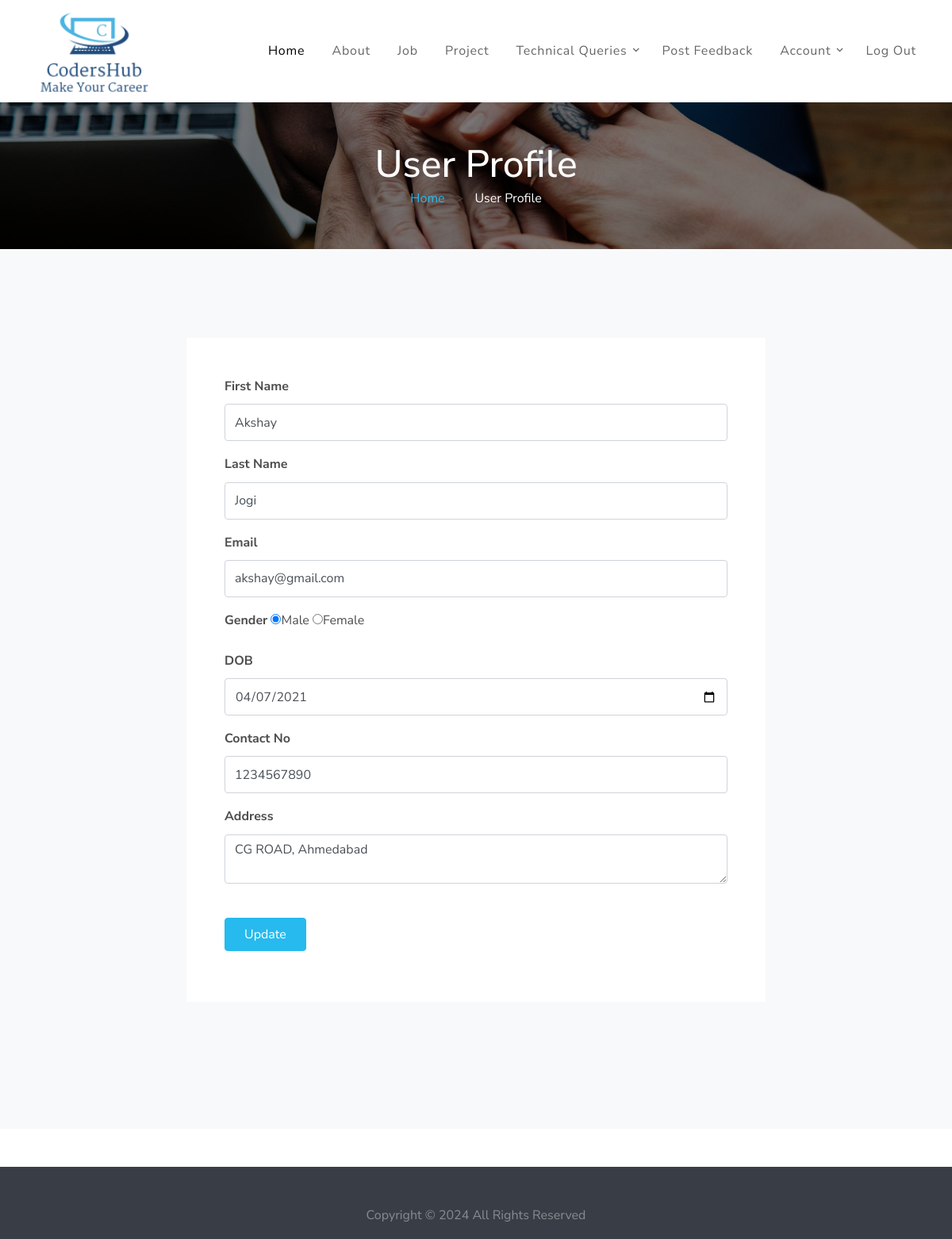
The app's page /user/profile.php (signed in) with its own data.
### tables this page shows
CREATE TABLE `user` (
  `User_id` int(100) NOT NULL,
  `Fname` varchar(100) NOT NULL,
  `Lname` varchar(100) NOT NULL,
  `Email` varchar(100) NOT NULL,
  `Gender` varchar(20) NOT NULL,
  `Dob` date NOT NULL,
  `Contact` bigint(10) NOT NULL,
  `Address` varchar(100) NOT NULL,
  `Password` varchar(50) NOT NULL,
  `Reg_date` date NOT NULL
);

### user/profile.php (the view, shortened to what this page needs)
<?php
$obj = new mysqli("localhost","root","","codershub");
$id = $_SESSION['User_id'];
$user_result = $obj->query("select * from user where User_id='$id'");
$urow = $user_result->fetch_object();
?>
<!DOCTYPE html>
<html lang="en">
<head>
    <link rel="stylesheet" href="fonts/icomoon/style.css">
    <link rel="stylesheet" href="css/bootstrap.min.css">
    <link rel="stylesheet" href="css/magnific-popup.css">
    <link rel="stylesheet" href="css/jquery-ui.css">
    <link rel="stylesheet" href="css/owl.carousel.min.css">
    <link rel="stylesheet" href="css/owl.theme.default.min.css">
    <link rel="stylesheet" href="css/bootstrap-datepicker.css">
    <link rel="stylesheet" href="css/animate.css">
    <link rel="stylesheet" href="fonts/flaticon/font/flaticon.css">
    <link rel="stylesheet" href="css/fl-bigmug-line.css">
    <link rel="stylesheet" href="css/aos.css">
    <link rel="stylesheet" href="css/style.css">
</head>
<body>
    <div class="site-wrap">
        <?php include 'common/header.php'; ?>
        <div class="unit-5 overlay" style="background-image: url('images/hero_bg_2.jpg');">
            <div class="container text-center">
                <h2 class="mb-0">User Profile</h2>
                <p class="mb-0 unit-6"><a href="index.php">Home</a> <span class="sep">></span> <span>User
                        Profile</span></p>
            </div>
        </div>
        <div class="site-section bg-light">
            <div class="container">
                <div class="row">
                    <div class="col-lg-2">
                    </div>
                    <div class="col-md-12 col-lg-8 mb-5">
                        <form method="post" class="p-5 bg-white">
                            <div class="row form-group">
                                <div class="col-md-12 mb-3 mb-md-0">
                                    <label class="font-weight-bold" for="Fname">First Name</label>
                                    <input type="text" id="Fname" name="Fname" class="form-control"
                                        placeholder="First Name" value="<?php echo $urow->Fname; ?>">
                                </div>
                            </div>
                            <div class="row form-group">
                                <div class="col-md-12 mb-3 mb-md-0">
                                    <label class="font-weight-bold" for="Lname">Last Name</label>
                                    <input type="text" id="Lname" name="Lname" class="form-control"
                                        placeholder="Last Name" value="<?php echo $urow->Lname; ?>">
                                </div>
                            </div>
                            <div class="row form-group">
                                <div class="col-md-12">
                                    <label class="font-weight-bold" for="Email">Email</label>
                                    <input type="email" id="Email" name="Email" class="form-control"
                                        value="<?php echo  $urow->Email; ?>">
                                </div>
                            </div>
                            <div class="row form-group">
                                <div class="col-md-12">
                                    <label class="font-weight-bold" for="Gender">Gender</label>
                                    <input type="radio" id="rdo1" value="male" name="Gender" <?php
                                        if($urow->Gender == 'male' or $urow == 'Male'){
                                          echo "checked";
                                        }
                                      ?>>Male
                                    <input type="radio" id="rdo2" value="female" name="Gender" <?php
                                    if($urow->Gender == 'female' or $urow == 'Female'){
                                          echo "checked";
                                        }
                                        ?>>Female
                                </div>
                            </div>
                            <div class="row form-group">
                                <div class="col-md-12">
                                    <label class="font-weight-bold" for="Dob">DOB</label>
                                    <input type="date" id="Dob" name="Dob" class="form-control" placeholder="DD-MM-YYYY"
                                        value="<?php echo $urow->Dob; ?>">
                                </div>
                            </div>
                            <div class="row form-group">
                                <div class="col-md-12">
                                    <label class="font-weight-bold" for="Contact">Contact No</label>
                                    <input type="text" id="Contact" name="Contact" class="form-control"
                                        value="<?php echo $urow->Contact; ?>">
                                </div>
                            </div>
                            <div class="row form-group">
                                <div class="col-md-12">
                                    <label class="font-weight-bold" for="add">Address</label>
                                    <textarea id="Address" name="Address"
                                        class="form-control"><?php echo $urow->Address; ?></textarea>
                                </div>
                            </div>
                            <div class="row form-group">
                                <div class="col-md-7">
                                    <br />
                                    <input type="submit" value="Update" name="Submit"
                                        class="btn btn-primary  py-2 px-4">
                                </div>
                                <div class="col-md-5">
                                </div>
                            </div>
                        </form>
                    </div>
                </div>
            </div>
        </div>
        <?php include 'common/footer.php'; ?>
    </div>
</body>
</html>

### user/css/style.css (style rules this page uses)
body { line-height: 1.7; color: #4d4d4d; font-weight: 400; font-size: 1rem; font-family: "Roboto Mono", SFMono-Regular, Menlo, Monaco, Consolas, "Liberation Mono", "Courier New", monospace; font-family: "Nunito Sans", -apple-system, BlinkMacSystemFont, "Segoe UI", Roboto, "Helvetica Neue", Arial, sans-serif, "Apple Color Emoji", "Segoe UI Emoji", "Segoe UI Symbol", "Noto Color Emoji"; }
a { -webkit-transition: .3s all ease; -o-transition: .3s all ease; transition: .3s all ease; }
.site-wrap:before { -webkit-transition: .3s all ease-in-out; -o-transition: .3s all ease-in-out; transition: .3s all ease-in-out; background: rgba(0, 0, 0, 0.6); content: ""; position: absolute; z-index: 2000; top: 0; left: 0; right: 0; bottom: 0; opacity: 0; visibility: hidden; }
.btn { position: relative; top: 0; }
.btn.btn-primary { color: #fff; }
.form-control { height: 47px; }
.site-section { padding: 3em 0; }
@media (min-width: 768px) { .site-section { padding: 7em 0; } }
.unit-5 { padding-top: 50px; padding-bottom: 50px; background-size: cover; background-position: center center; }
.unit-5.overlay { position: relative; }
.unit-5.overlay:before { position: absolute; content: ""; left: 0; right: 0; bottom: 0; top: 0; z-index: 1; background: rgba(0, 0, 0, 0.5); }
.unit-5 > .container { z-index: 2; position: relative; }
.unit-5 h2 { color: #fff; font-size: 3rem; }
.unit-6 { color: #fff; }
.unit-6 .sep { color: rgba(255, 255, 255, 0.2); margin: 0 10px; }

### records on screen
user: Fname "Akshay", Lname "Jogi", Email "akshay@gmail.com", Gender "☑", Dob "04/07/2021", Contact "1234567890", Address "CG ROAD, Ahmedabad"
